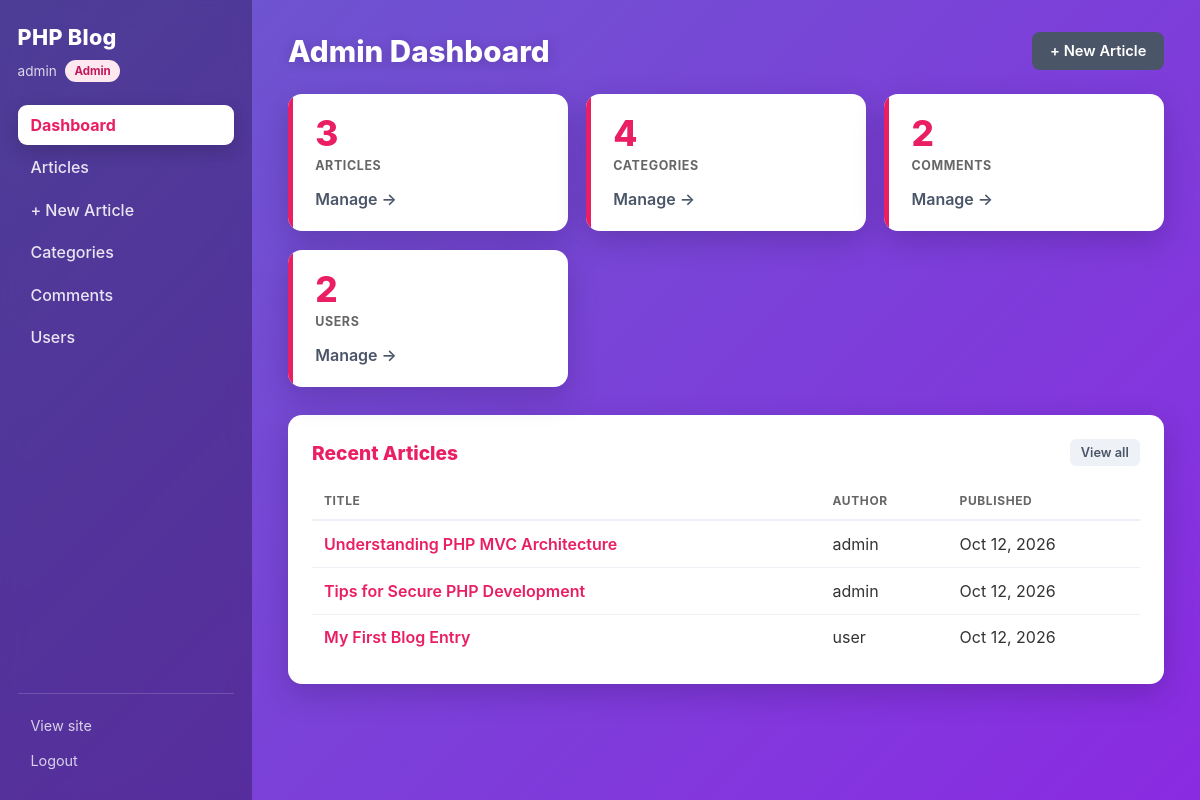
Page /admin/index (signed in) on the committed database.
### tables this page shows
CREATE TABLE articles (
    id INT AUTO_INCREMENT PRIMARY KEY,
    title VARCHAR(255) NOT NULL,
    content TEXT NOT NULL,
    user_id INT NOT NULL,
    created_at TIMESTAMP DEFAULT CURRENT_TIMESTAMP,
    updated_at TIMESTAMP DEFAULT CURRENT_TIMESTAMP ON UPDATE CURRENT_TIMESTAMP,
    FOREIGN KEY (user_id) REFERENCES users(id) ON DELETE CASCADE
);

CREATE TABLE users (
    id INT AUTO_INCREMENT PRIMARY KEY,
    username VARCHAR(50) NOT NULL UNIQUE,
    email VARCHAR(100) NOT NULL UNIQUE,
    password VARCHAR(255) NOT NULL,
    role ENUM('admin', 'user') DEFAULT 'user',
    created_at TIMESTAMP DEFAULT CURRENT_TIMESTAMP
);

### app/controllers/BaseController.php (called while the page is built, shortened)
<?php
class BaseController {
    protected function view($view, $data = []) {
        $file = __DIR__ . '/../views/' . $view . '.php';
        if (file_exists($file)) {
            extract($data);
            require_once $file;
        } else {
            throw new Exception("View file not found: " . $file);
        }
    }
    protected function model($model) {
        return new $model();
    }
}

### app/controllers/AdminController.php (called while the page is built, shortened)
<?php
class AdminController extends BaseController {
    public function index() {
        $articleModel = $this->model('Article');
        if ($this->isAdmin()) {
            $data = [
                'articles_count'   => $articleModel->countAll(),
                'categories_count' => $this->model('Category')->countAll(),
                'comments_count'   => $this->model('Comment')->countAll(),
                'users_count'      => $this->model('User')->countAll(),
                'recent_articles'  => $articleModel->getRecent(5),
            ];
        } else {
            $data = [
                'my_articles_count' => $articleModel->countByUserId($_SESSION['user_id']),
                'my_articles'       => $articleModel->getByUserId($_SESSION['user_id'], 5, 0),
            ];
        }
        $this->view('admin/index', $data);
    }
}

### index.php (called while the page is built, shortened)
<?php
spl_autoload_register(function ($class) {
    $paths = [
        __DIR__ . '/app/controllers/',
        __DIR__ . '/app/models/',
    ];
    foreach ($paths as $path) {
        $file = $path . $class . '.php';
        if (file_exists($file)) {
            return;
        }
    }
});
class Router {
    public function __construct() {
        $url = $this->parseUrl();
        $method = 'index';
        $notFound = false;
        if (!empty($url[0]) && file_exists(__DIR__ . '/app/controllers/' . ucfirst($url[0]) . 'Controller.php')) {
            array_shift($url);
        } elseif (!empty($url[0])) {
            $notFound = true;
        }
        if ($notFound) {
            $controller = new HomeController();
            $method = 'notFound';
        } else {
            $controller = new $controllerName();
            if (!empty($url[0])) {
                if (method_exists($controller, $url[0])) {
                    $method = $url[0];
                    array_shift($url);
                } else {
                    $controller = new HomeController();
                    $method = 'notFound';
                    $url = [];
                }
            } elseif (!method_exists($controller, $method)) {
                $controller = new HomeController();
                $method = 'notFound';
            }
        }
        $params = array_values($url);
        call_user_func_array([$controller, $method], $params);
    }
    public function parseUrl() {
        if (isset($_GET['url'])) {
            return explode('/', filter_var(rtrim($_GET['url'], '/'), FILTER_SANITIZE_URL));
        }
        return [];
    }
}
$router = new Router();

### app/models/Article.php (called while the page is built, shortened)
<?php
class Article {
    private $conn;
    public function __construct() {
        $this->conn = Connection::getInstance()->getConnection();
    }
    public function getRecent($limit) {
        $stmt = $this->conn->prepare("SELECT articles.*, users.username FROM articles JOIN users ON articles.user_id = users.id ORDER BY created_at DESC LIMIT :limit");
        $stmt->bindValue(':limit', (int) $limit, PDO::PARAM_INT);
        $stmt->execute();
        return $stmt->fetchAll(PDO::FETCH_ASSOC);
    }
    public function countAll() {
        return $this->conn->query("SELECT COUNT(*) FROM articles")->fetchColumn();
    }
}

### app/models/Connection.php (called while the page is built)
<?php
class Connection {
    private static $instance = null;
    private $conn;
    private function __construct() {
        try {
            $this->conn = new PDO(
                "mysql:host=" . DB_HOST . ";dbname=" . DB_NAME,
                DB_USER,
                DB_PASS,
                [
                    PDO::ATTR_ERRMODE            => PDO::ERRMODE_EXCEPTION,
                    PDO::ATTR_DEFAULT_FETCH_MODE => PDO::FETCH_ASSOC,
                    PDO::ATTR_EMULATE_PREPARES   => false,
                ]
            );
        } catch (PDOException $e) {
            throw new Exception("Connection failed: " . $e->getMessage());
        }
    }
    public static function getInstance() {
        if (!self::$instance) {
            self::$instance = new Connection();
        }
        return self::$instance;
    }
    public function getConnection() {
        return $this->conn;
    }
}
?>

### app/models/Category.php (called while the page is built, shortened)
<?php
class Category {
    private $conn;
    public function __construct() {
        $this->conn = Connection::getInstance()->getConnection();
    }
    public function countAll() {
        return $this->conn->query("SELECT COUNT(*) FROM categories")->fetchColumn();
    }
}

### app/models/Comment.php (called while the page is built, shortened)
<?php
class Comment {
    private $conn;
    public function __construct() {
        $this->conn = Connection::getInstance()->getConnection();
    }
    public function countAll() {
        return $this->conn->query("SELECT COUNT(*) FROM comments")->fetchColumn();
    }
}
?>

### app/models/User.php (called while the page is built, shortened)
<?php
class User {
    private $conn;
    public function __construct() {
        $this->conn = Connection::getInstance()->getConnection();
    }
    public function countAll() {
        return $this->conn->query("SELECT COUNT(*) FROM users")->fetchColumn();
    }
}

### app/views/admin/index.php (the view, shortened to what this page needs)
<?php include 'includes/header.php'; ?>
<div class="page-head">
    <h1><?php echo $isAdminUser ? 'Admin Dashboard' : 'My Dashboard'; ?></h1>
    <a class="btn btn-primary" href="/admin/add_article">+ New Article</a>
</div>
<?php if ($isAdminUser): ?>
    <div class="stat-grid">
        <div class="stat">
            <div class="num"><?php echo (int) $articles_count; ?></div>
            <div class="label">Articles</div>
            <a class="go" href="/admin/articles">Manage &rarr;</a>
        </div>
        <div class="stat">
            <div class="num"><?php echo (int) $categories_count; ?></div>
            <div class="label">Categories</div>
            <a class="go" href="/admin/categories">Manage &rarr;</a>
        </div>
        <div class="stat">
            <div class="num"><?php echo (int) $comments_count; ?></div>
            <div class="label">Comments</div>
            <a class="go" href="/admin/comments">Manage &rarr;</a>
        </div>
        <div class="stat">
            <div class="num"><?php echo (int) $users_count; ?></div>
            <div class="label">Users</div>
            <a class="go" href="/admin/users">Manage &rarr;</a>
        </div>
    </div>
    <div class="panel">
        <div class="panel-head">
            <h2>Recent Articles</h2>
            <a class="btn btn-light btn-sm" href="/admin/articles">View all</a>
        </div>
        <?php if (empty($recent_articles)): ?>
            <p class="empty">No articles yet. <a href="/admin/add_article">Create the first one.</a></p>
        <?php else: ?>
            <table class="data">
                <thead>
                    <tr><th>Title</th><th>Author</th><th>Published</th></tr>
                </thead>
                <tbody>
                    <?php foreach ($recent_articles as $a): ?>
                    <tr>
                        <td><a href="/admin/edit_article/<?php echo $a['id']; ?>"><?php echo htmlspecialchars($a['title']); ?></a></td>
                        <td><?php echo htmlspecialchars($a['username']); ?></td>
                        <td><?php echo date('M j, Y', strtotime($a['created_at'])); ?></td>
                    </tr>
                    <?php endforeach; ?>
                </tbody>
            </table>
        <?php endif; ?>
    </div>
<?php endif; ?>
<?php include 'includes/footer.php'; ?>

### app/views/admin/includes/header.php (shortened to what this page needs)
<!DOCTYPE html>
<html lang="en">
<head>
    <link rel="stylesheet" href="/assets/css/style.css">
</head>
<body>
<?php
$path = parse_url($_SERVER['REQUEST_URI'] ?? '/', PHP_URL_PATH);
$isAdminUser = isset($_SESSION['role']) && $_SESSION['role'] === 'admin';
$navActive = function ($prefix) use ($path) {
    return strpos($path, $prefix) === 0 ? ' active' : '';
};
?>
<div class="admin-shell">
    <aside class="sidebar">
        <a class="sidebar-brand" href="/">PHP&nbsp;Blog</a>
        <p class="sidebar-role">
            <?php echo htmlspecialchars($_SESSION['username'] ?? ''); ?>
            <span class="badge badge-<?php echo htmlspecialchars($_SESSION['role'] ?? 'user'); ?>"><?php echo htmlspecialchars(ucfirst($_SESSION['role'] ?? 'user')); ?></span>
        </p>
        <nav class="sidebar-nav">
            <a class="<?php echo $navActive('/admin/index'); ?>" href="/admin/index">Dashboard</a>
            <a class="<?php echo $navActive('/admin/articles'); ?>" href="/admin/articles">Articles</a>
            <a class="<?php echo $navActive('/admin/add_article'); ?>" href="/admin/add_article">+ New Article</a>
            <?php if ($isAdminUser): ?>
                <a class="<?php echo $navActive('/admin/categories'); ?>" href="/admin/categories">Categories</a>
                <a class="<?php echo $navActive('/admin/comments'); ?>" href="/admin/comments">Comments</a>
                <a class="<?php echo $navActive('/admin/users'); ?>" href="/admin/users">Users</a>
            <?php endif; ?>
        </nav>
        <div class="sidebar-foot">
            <a href="/">View site</a>
            <a href="/login/logout">Logout</a>
        </div>
    </aside>
    <main class="admin-main">

### app/views/admin/includes/footer.php
    </main>
</div>
</body>
</html>

### assets/css/style.css (style rules this page uses)
:root { --pink: #e91e63; --pink-dark: #c2185b; --slate: #4a5568; --slate-dark:#3d475a; --ink: #333333; --muted: #666666; --card-bg: #ffffff; --gradient: linear-gradient(135deg, #6a5acd 0%, #8a2be2 100%); }
* { box-sizing: border-box; }
html, body { margin: 0; padding: 0; }
body { min-height: 100vh; font-family: Inter, Roboto, "Helvetica Neue", Arial, sans-serif; background: var(--gradient) fixed; background-attachment: fixed; color: #ffffff; -webkit-font-smoothing: antialiased; }
a { color: inherit; text-decoration: none; }
.admin-shell { display: flex; align-items: stretch; min-height: 100vh; }
.sidebar { flex: 0 0 252px; width: 252px; background: rgba(24, 10, 50, .35); backdrop-filter: blur(10px); -webkit-backdrop-filter: blur(10px); padding: 1.5rem 1.1rem; display: flex; flex-direction: column; gap: .35rem; position: sticky; top: 0; height: 100vh; }
.sidebar-brand { color: #fff; font-weight: 800; font-size: 1.35rem; letter-spacing: .3px; display: block; margin-bottom: .3rem; }
.sidebar-role { color: rgba(255, 255, 255, .8); font-size: .85rem; margin: 0 0 1.1rem; display: flex; align-items: center; gap: .5rem; flex-wrap: wrap; }
.sidebar-nav { display: flex; flex-direction: column; gap: .2rem; }
.sidebar-nav a { color: rgba(255, 255, 255, .87); padding: .6rem .8rem; border-radius: 9px; font-weight: 500; display: block; }
.sidebar-nav a.active { background: #fff; color: var(--pink); font-weight: 700; box-shadow: 0 6px 18px rgba(0, 0, 0, .18); }
.sidebar-foot { margin-top: auto; display: flex; flex-direction: column; gap: .2rem; padding-top: 1rem; border-top: 1px solid rgba(255, 255, 255, .16); }
.sidebar-foot a { color: rgba(255, 255, 255, .78); font-size: .9rem; padding: .45rem .8rem; border-radius: 8px; }
.admin-main { flex: 1; padding: 2rem 2.25rem; min-width: 0; }
.page-head { display: flex; justify-content: space-between; align-items: center; gap: 1rem; flex-wrap: wrap; margin-bottom: 1.5rem; }
.page-head h1 { margin: 0; color: #fff; font-size: 1.85rem; font-weight: 800; text-shadow: 0 2px 14px rgba(0, 0, 0, .2); }
.stat-grid { display: grid; grid-template-columns: repeat(auto-fit, minmax(210px, 1fr)); gap: 1.15rem; margin-bottom: 1.75rem; }
.stat { position: relative; background: #fff; border-radius: 14px; padding: 1.4rem 1.5rem 1.4rem 1.7rem; box-shadow: 0 10px 30px rgba(30, 10, 60, .22); color: var(--ink); overflow: hidden; }
.stat::before { content: ""; position: absolute; left: 0; top: 0; bottom: 0; width: 5px; background: var(--pink); }
.stat .num { font-size: 2.2rem; font-weight: 800; color: var(--pink); line-height: 1; }
.stat .label { margin-top: .4rem; color: var(--muted); font-size: .78rem; text-transform: uppercase; letter-spacing: .6px; font-weight: 700; }
.stat .go { display: inline-block; margin-top: 1rem; font-weight: 600; color: var(--slate); }
.panel { background: #fff; border-radius: 14px; padding: 1.5rem; box-shadow: 0 10px 30px rgba(30, 10, 60, .22); color: var(--ink); margin-bottom: 1.75rem; }
.panel-head { display: flex; justify-content: space-between; align-items: center; gap: 1rem; flex-wrap: wrap; margin-bottom: 1rem; }
.panel-head h2 { margin: 0; font-size: 1.2rem; font-weight: 800; color: var(--pink); }
table.data { width: 100%; border-collapse: collapse; }
table.data th { text-align: left; font-size: .75rem; text-transform: uppercase; letter-spacing: .6px; color: var(--muted); padding: .7rem .75rem; border-bottom: 2px solid #f0edf6; white-space: nowrap; }
table.data td { padding: .8rem .75rem; border-bottom: 1px solid #f2f0f7; vertical-align: middle; color: var(--ink); }
table.data tbody tr:last-child td { border-bottom: none; }
table.data a { color: var(--pink); font-weight: 600; }
.badge { display: inline-block; padding: .18rem .6rem; border-radius: 999px; font-size: .72rem; font-weight: 700; line-height: 1.4; }
.badge-admin { background: #fde8ef; color: var(--pink-dark); }
.btn { display: inline-block; border: none; border-radius: 8px; padding: .62rem 1.1rem; font-size: .92rem; font-weight: 600; cursor: pointer; text-decoration: none; transition: background .15s, color .15s; }
.btn-primary { background: var(--slate); color: #fff; }
.btn-light { background: #eef1f6; color: var(--slate); }
.btn-sm { padding: .38rem .7rem; font-size: .8rem; border-radius: 6px; }

### rows in the picture
articles: title "Understanding PHP MVC Architecture", user.username "admin", created_at "Oct 12, 2026"
articles: title "Tips for Secure PHP Development", user.username "admin", created_at "Oct 12, 2026"
articles: title "My First Blog Entry", user.username "user", created_at "Oct 12, 2026"

### other values in the picture
$_SESSION['username'] "admin"
$_SESSION['role'] "Admin"
$articles_count "3"
$categories_count "4"
$comments_count "2"
$users_count "2"
